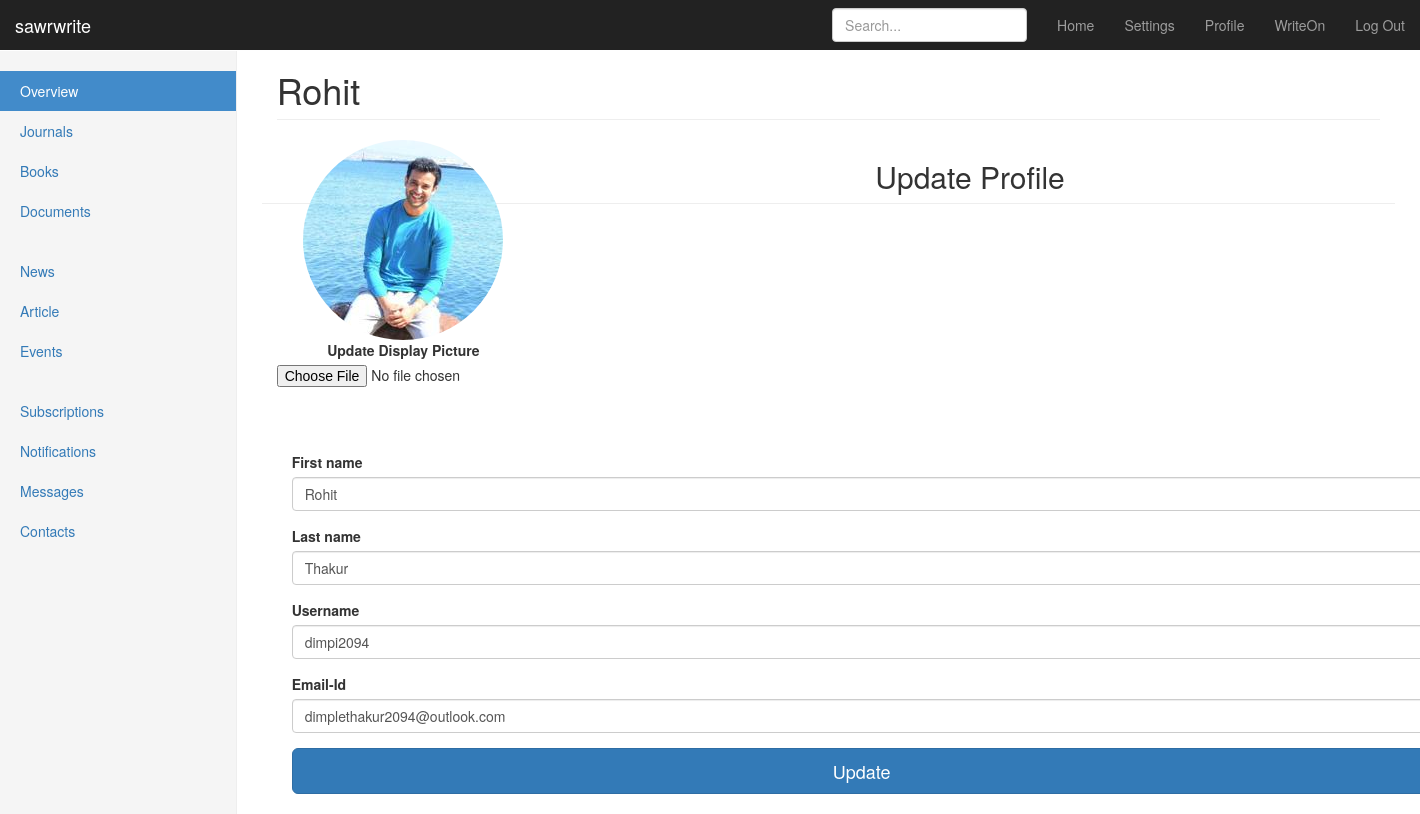
Screenshot of /edit_profile (signed in) with the database file from the repository.
### app/app.py (models this page shows)
class User(UserMixin, db.Model):
	id = db.Column(db.Integer, primary_key=True)
	firstname = db.Column(db.String(20))
	lastname = db.Column(db.String(20))
	username = db.Column(db.String(50), unique=True)
	image_file = db.Column(db.String(20), nullable=False, default='default.jpg')
	email = db.Column(db.String(50), unique=True)
	password = db.Column(db.String(80))
	posts = db.relationship('Post', backref='author', lazy=True)

### app/app.py (the view)
@app.route('/edit_profile', methods=['GET', 'POST'])
@login_required
def edit_profile():
	form = UpdateProfileForm()
	if form.validate_on_submit():
		if form.picture.data:
			picture_file = save_picture(form.picture.data)
			current_user.image_file = picture_file
		current_user.firstname = form.firstname.data
		current_user.lastname = form.lastname.data
		current_user.username = form.username.data
		current_user.email= form.email.data
		db.session.commit()
		flash('Profile Updated Successfully', 'success')
		return redirect(url_for('profile'))
	elif request.method == 'GET':
		form.firstname.data = current_user.firstname
		form.lastname.data = current_user.lastname
		form.username.data = current_user.username
		form.email.data = current_user.email
	img_file = url_for('static', filename='display_pics/' + current_user.image_file)
	return render_template('edit_profile.html', name=current_user.firstname, image_file=img_file, form=form)

### app/app.py (shortened to what this page needs)
class UpdateProfileForm(FlaskForm):
      firstname = StringField('First name', validators=[InputRequired(), Length(min=1, max=20)])
      lastname = StringField('Last name', validators=[InputRequired(), Length(min=1, max=20)])
      username = StringField('Username', validators=[InputRequired(), Length(min=1, max=20)])
      email = StringField('Email-Id', validators=[InputRequired(), Email(message = 'Invalid email'), Length(max=50)])
      picture = FileField('Update Display Picture', validators=[FileAllowed(['jpg', 'png'])])

### app/app.py (called while the page is built)
@login_manager.user_loader
def load_user(user_id):
	return User.query.get(int(user_id))

### app/templates/edit_profile.html (shortened to what this page needs)
{% extends "bootstrap/base.html" %}
{% import "bootstrap/wtf.html" as wtf %}
{% block styles %}
{{super()}}
<link rel="stylesheet" href="{{url_for('.static', filename='dashboard.css')}}">
{% endblock %}
{% block content %}
    <nav class="navbar navbar-inverse navbar-fixed-top">
      <div class="container-fluid">
        <div class="navbar-header">
          <a class="navbar-brand" href="#">sawrwrite</a>
        </div>
        <div id="navbar" class="navbar-collapse collapse">
          <ul class="nav navbar-nav navbar-right">
            <li><a href="{{ url_for('dashboard') }}">Home</a></li>
            <li><a href="#">Settings</a></li>
            <li><a href="{{ url_for('profile') }}">Profile</a></li>
            <li><a href="{{ url_for('notepad') }}">WriteOn</a></li>
            <li><a href="{{ url_for('logout') }}">Log Out</a></li>
          </ul>
          <form class="navbar-form navbar-right">
            <input type="text" class="form-control" placeholder="Search...">
          </form>
        </div>
      </div>
    </nav>
    <div class="container-fluid">
      <div class="row">
        <div class="col-sm-3 col-md-2 sidebar">
          <ul class="nav nav-sidebar">
            <li class="active"><a href="#">Overview <span class="sr-only">(current)</span></a></li>
            <li><a href="#">Journals</a></li>
            <li><a href="#">Books</a></li>
            <li><a href="#">Documents</a></li>
          </ul>
          <ul class="nav nav-sidebar">
            <li><a href="">News</a></li>
            <li><a href="">Article</a></li>
            <li><a href="">Events</a></li>
          </ul>
          <ul class="nav nav-sidebar">
            <li><a href="">Subscriptions</a></li>
            <li><a href="">Notifications</a></li>
            <li><a href="">Messages</a></li>
            <li><a href="">Contacts</a></li>
          </ul>
        </div>
        <div class="col-sm-9 col-sm-offset-3 col-md-10 col-md-offset-2 main">
          <h1 class="page-header">{{ name }}</h1>
          <div class="row placeholders">
            <div class="col-xs-6 col-sm-3 placeholder">
              <img src="{{ image_file }}" width="200" height="200" class="img-responsive" alt="Generic placeholder thumbnail">
              <form class="form-signin" method="POST" action="/edit_profile" enctype="multipart/form-data">
              {{ wtf.form_field(form.picture) }}
            </div>
            <h2 class="sub-header">Update Profile</h2>
          </div>
             <div class="container">
             {{ wtf.form_field(form.firstname) }}
             {{ wtf.form_field(form.lastname) }}
             {{ wtf.form_field(form.username) }}
             {{ wtf.form_field(form.email) }}
             <button class="btn btn-lg btn-primary btn-block" type="submit">Update</button>
           </div>
{% endblock %}

### app/static/dashboard.css (style rules this page uses)
body { padding-top: 50px; }
.sub-header { padding-bottom: 10px; border-bottom: 1px solid #eee; }
.navbar-fixed-top { border: 0; }
.sidebar { display: none; }
@media (min-width: 768px) { .sidebar { position: fixed; top: 51px; bottom: 0; left: 0; z-index: 1000; display: block; padding: 20px; overflow-x: hidden; overflow-y: auto; background-color: #f5f5f5; border-right: 1px solid #eee; } }
.nav-sidebar { margin-right: -21px; margin-bottom: 20px; margin-left: -20px; }
.nav-sidebar > li > a { padding-right: 20px; padding-left: 20px; }
.nav-sidebar > .active > a, .nav-sidebar > .active > a:hover, .nav-sidebar > .active > a:focus { color: #fff; background-color: #428bca; }
.main { padding: 20px; }
@media (min-width: 768px) { .main { padding-right: 40px; padding-left: 40px; } }
.main .page-header { margin-top: 0; }
.placeholders { margin-bottom: 30px; text-align: center; }
.placeholder { margin-bottom: 20px; }
.placeholder img { display: inline-block; border-radius: 50%; }

### rows the page displays
User: firstname "Rohit", lastname "Thakur", username "dimpi2094", email "dimplethakur2094@outlook.com"
